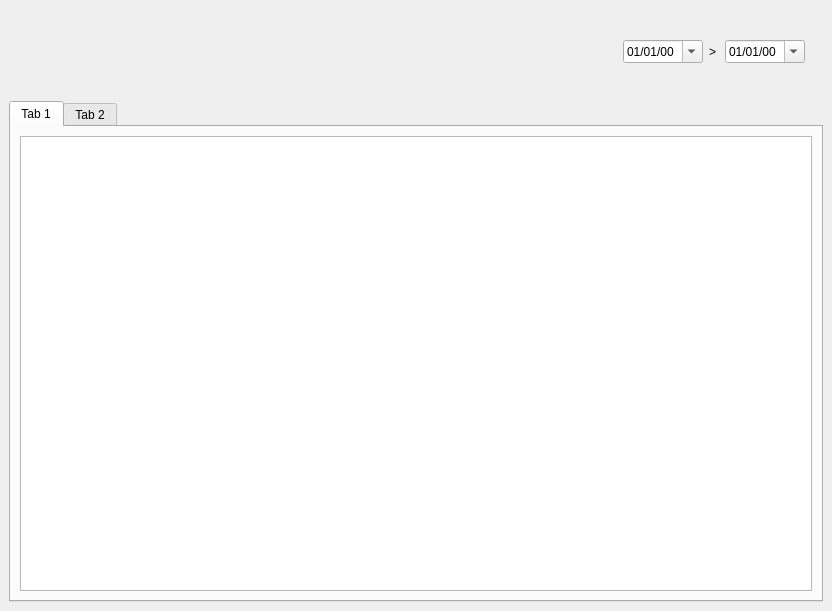
<?xml version="1.0" encoding="UTF-8"?>
<ui version="4.0">
 <class>MainWindow</class>
 <widget class="QMainWindow" name="MainWindow">
  <property name="geometry">
   <rect>
    <x>0</x>
    <y>0</y>
    <width>832</width>
    <height>611</height>
   </rect>
  </property>
  <property name="windowTitle">
   <string>MainWindow</string>
  </property>
  <widget class="QWidget" name="centralwidget">
   <property name="sizePolicy">
    <sizepolicy hsizetype="Expanding" vsizetype="Expanding">
     <horstretch>0</horstretch>
     <verstretch>0</verstretch>
    </sizepolicy>
   </property>
   <layout class="QVBoxLayout" name="verticalLayout_2">
    <item>
     <widget class="QWidget" name="topWidget" native="true">
      <property name="sizePolicy">
       <sizepolicy hsizetype="Preferred" vsizetype="Fixed">
        <horstretch>0</horstretch>
        <verstretch>0</verstretch>
       </sizepolicy>
      </property>
      <property name="minimumSize">
       <size>
        <width>0</width>
        <height>20</height>
       </size>
      </property>
      <property name="baseSize">
       <size>
        <width>0</width>
        <height>0</height>
       </size>
      </property>
      <layout class="QGridLayout" name="gridLayout">
       <item row="0" column="1">
        <widget class="QScrollArea" name="scrollArea">
         <property name="enabled">
          <bool>true</bool>
         </property>
         <property name="sizePolicy">
          <sizepolicy hsizetype="Preferred" vsizetype="Fixed">
           <horstretch>0</horstretch>
           <verstretch>0</verstretch>
          </sizepolicy>
         </property>
         <property name="minimumSize">
          <size>
           <width>0</width>
           <height>20</height>
          </size>
         </property>
         <property name="sizeIncrement">
          <size>
           <width>0</width>
           <height>0</height>
          </size>
         </property>
         <property name="baseSize">
          <size>
           <width>0</width>
           <height>0</height>
          </size>
         </property>
         <property name="focusPolicy">
          <enum>Qt::WheelFocus</enum>
         </property>
         <property name="layoutDirection">
          <enum>Qt::LeftToRight</enum>
         </property>
         <property name="frameShape">
          <enum>QFrame::NoFrame</enum>
         </property>
         <property name="frameShadow">
          <enum>QFrame::Sunken</enum>
         </property>
         <property name="widgetResizable">
          <bool>true</bool>
         </property>
         <widget class="QWidget" name="scrollAreaWidgetContents">
          <property name="geometry">
           <rect>
            <x>0</x>
            <y>0</y>
            <width>200</width>
            <height>54</height>
           </rect>
          </property>
          <property name="sizePolicy">
           <sizepolicy hsizetype="Preferred" vsizetype="Minimum">
            <horstretch>0</horstretch>
            <verstretch>0</verstretch>
           </sizepolicy>
          </property>
          <property name="minimumSize">
           <size>
            <width>0</width>
            <height>20</height>
           </size>
          </property>
          <property name="autoFillBackground">
           <bool>false</bool>
          </property>
          <layout class="QHBoxLayout" name="horizontalLayout">
           <item>
            <widget class="QDateEdit" name="dateFr">
             <property name="sizePolicy">
              <sizepolicy hsizetype="Minimum" vsizetype="Fixed">
               <horstretch>0</horstretch>
               <verstretch>0</verstretch>
              </sizepolicy>
             </property>
             <property name="minimumSize">
              <size>
               <width>80</width>
               <height>10</height>
              </size>
             </property>
             <property name="toolTip">
              <string>date from</string>
             </property>
             <property name="layoutDirection">
              <enum>Qt::LeftToRight</enum>
             </property>
             <property name="currentSection">
              <enum>QDateTimeEdit::DaySection</enum>
             </property>
             <property name="displayFormat">
              <string>dd/MM/yy</string>
             </property>
             <property name="calendarPopup">
              <bool>true</bool>
             </property>
             <property name="timeSpec">
              <enum>Qt::LocalTime</enum>
             </property>
            </widget>
           </item>
           <item>
            <widget class="QLabel" name="label">
             <property name="sizePolicy">
              <sizepolicy hsizetype="Minimum" vsizetype="Preferred">
               <horstretch>0</horstretch>
               <verstretch>0</verstretch>
              </sizepolicy>
             </property>
             <property name="minimumSize">
              <size>
               <width>10</width>
               <height>0</height>
              </size>
             </property>
             <property name="text">
              <string>&gt;</string>
             </property>
            </widget>
           </item>
           <item>
            <widget class="QDateEdit" name="dateTo">
             <property name="sizePolicy">
              <sizepolicy hsizetype="Minimum" vsizetype="Fixed">
               <horstretch>0</horstretch>
               <verstretch>0</verstretch>
              </sizepolicy>
             </property>
             <property name="minimumSize">
              <size>
               <width>80</width>
               <height>10</height>
              </size>
             </property>
             <property name="toolTip">
              <string>date to</string>
             </property>
             <property name="layoutDirection">
              <enum>Qt::LeftToRight</enum>
             </property>
             <property name="currentSection">
              <enum>QDateTimeEdit::DaySection</enum>
             </property>
             <property name="displayFormat">
              <string>dd/MM/yy</string>
             </property>
             <property name="calendarPopup">
              <bool>true</bool>
             </property>
             <property name="timeSpec">
              <enum>Qt::LocalTime</enum>
             </property>
            </widget>
           </item>
          </layout>
         </widget>
        </widget>
       </item>
       <item row="0" column="0">
        <spacer name="horizontalSpacer">
         <property name="orientation">
          <enum>Qt::Horizontal</enum>
         </property>
         <property name="sizeHint" stdset="0">
          <size>
           <width>138</width>
           <height>20</height>
          </size>
         </property>
        </spacer>
       </item>
      </layout>
     </widget>
    </item>
    <item>
     <widget class="QTabWidget" name="tabWidget">
      <property name="tabShape">
       <enum>QTabWidget::Rounded</enum>
      </property>
      <property name="currentIndex">
       <number>0</number>
      </property>
      <widget class="QWidget" name="tab">
       <attribute name="title">
        <string>Tab 1</string>
       </attribute>
       <layout class="QVBoxLayout" name="verticalLayout">
        <item>
         <widget class="QPlainTextEdit" name="plainTextEdit">
          <property name="readOnly">
           <bool>true</bool>
          </property>
          <property name="plainText">
           <string notr="true"/>
          </property>
         </widget>
        </item>
       </layout>
      </widget>
      <widget class="QWidget" name="tab_2">
       <attribute name="title">
        <string>Tab 2</string>
       </attribute>
      </widget>
     </widget>
    </item>
   </layout>
  </widget>
  <widget class="QMenuBar" name="menubar">
   <property name="geometry">
    <rect>
     <x>0</x>
     <y>0</y>
     <width>832</width>
     <height>22</height>
    </rect>
   </property>
  </widget>
 </widget>
 <resources/>
 <connections/>
</ui>
